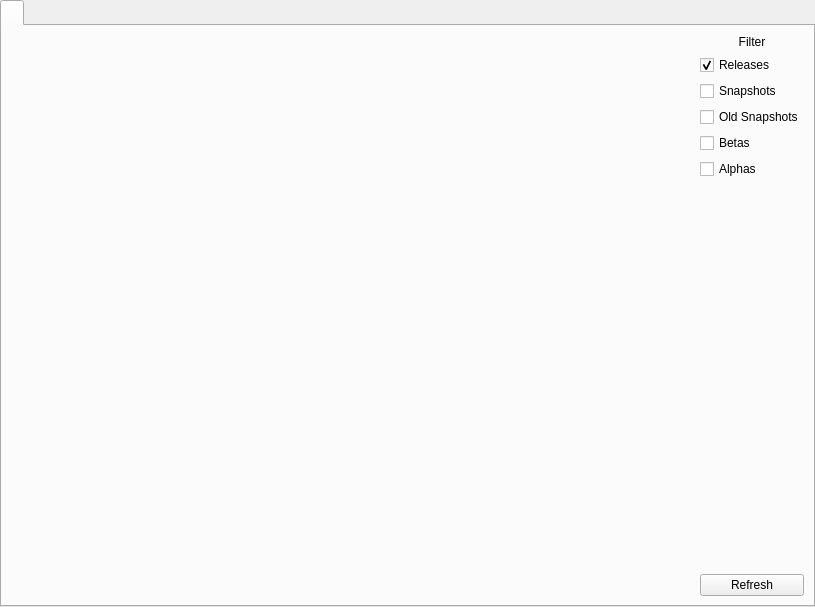
<?xml version="1.0" encoding="UTF-8"?>
<ui version="4.0">
 <class>VanillaPage</class>
 <widget class="QWidget" name="VanillaPage">
  <property name="geometry">
   <rect>
    <x>0</x>
    <y>0</y>
    <width>815</width>
    <height>607</height>
   </rect>
  </property>
  <layout class="QVBoxLayout" name="verticalLayout_5">
   <property name="leftMargin">
    <number>0</number>
   </property>
   <property name="topMargin">
    <number>0</number>
   </property>
   <property name="rightMargin">
    <number>0</number>
   </property>
   <property name="bottomMargin">
    <number>0</number>
   </property>
   <item>
    <widget class="QTabWidget" name="tabWidget">
     <property name="currentIndex">
      <number>0</number>
     </property>
     <widget class="QWidget" name="tab">
      <attribute name="title">
       <string notr="true"/>
      </attribute>
      <layout class="QGridLayout" name="gridLayout_2">
       <item row="0" column="1">
        <layout class="QVBoxLayout" name="verticalLayout">
         <item>
          <widget class="QLabel" name="label">
           <property name="text">
            <string>Filter</string>
           </property>
           <property name="alignment">
            <set>Qt::AlignCenter</set>
           </property>
          </widget>
         </item>
         <item>
          <widget class="QCheckBox" name="releaseFilter">
           <property name="text">
            <string>Releases</string>
           </property>
           <property name="checkable">
            <bool>true</bool>
           </property>
           <property name="checked">
            <bool>true</bool>
           </property>
          </widget>
         </item>
         <item>
          <widget class="QCheckBox" name="snapshotFilter">
           <property name="text">
            <string>Snapshots</string>
           </property>
           <property name="checkable">
            <bool>true</bool>
           </property>
          </widget>
         </item>
         <item>
          <widget class="QCheckBox" name="oldSnapshotFilter">
           <property name="text">
            <string>Old Snapshots</string>
           </property>
           <property name="checkable">
            <bool>true</bool>
           </property>
          </widget>
         </item>
         <item>
          <widget class="QCheckBox" name="betaFilter">
           <property name="text">
            <string>Betas</string>
           </property>
           <property name="checkable">
            <bool>true</bool>
           </property>
          </widget>
         </item>
         <item>
          <widget class="QCheckBox" name="alphaFilter">
           <property name="text">
            <string>Alphas</string>
           </property>
           <property name="checkable">
            <bool>true</bool>
           </property>
          </widget>
         </item>
         <item>
          <spacer name="verticalSpacer">
           <property name="orientation">
            <enum>Qt::Vertical</enum>
           </property>
           <property name="sizeHint" stdset="0">
            <size>
             <width>20</width>
             <height>40</height>
            </size>
           </property>
          </spacer>
         </item>
         <item>
          <widget class="QPushButton" name="refreshBtn">
           <property name="text">
            <string>Refresh</string>
           </property>
          </widget>
         </item>
        </layout>
       </item>
       <item row="0" column="0">
        <widget class="VersionSelectWidget" name="versionList" native="true">
         <property name="sizePolicy">
          <sizepolicy hsizetype="Expanding" vsizetype="Expanding">
           <horstretch>0</horstretch>
           <verstretch>0</verstretch>
          </sizepolicy>
         </property>
        </widget>
       </item>
      </layout>
     </widget>
    </widget>
   </item>
  </layout>
 </widget>
 <customwidgets>
  <customwidget>
   <class>VersionSelectWidget</class>
   <extends>QWidget</extends>
   <header>widgets/VersionSelectWidget.h</header>
   <container>1</container>
  </customwidget>
 </customwidgets>
 <resources/>
 <connections/>
</ui>
